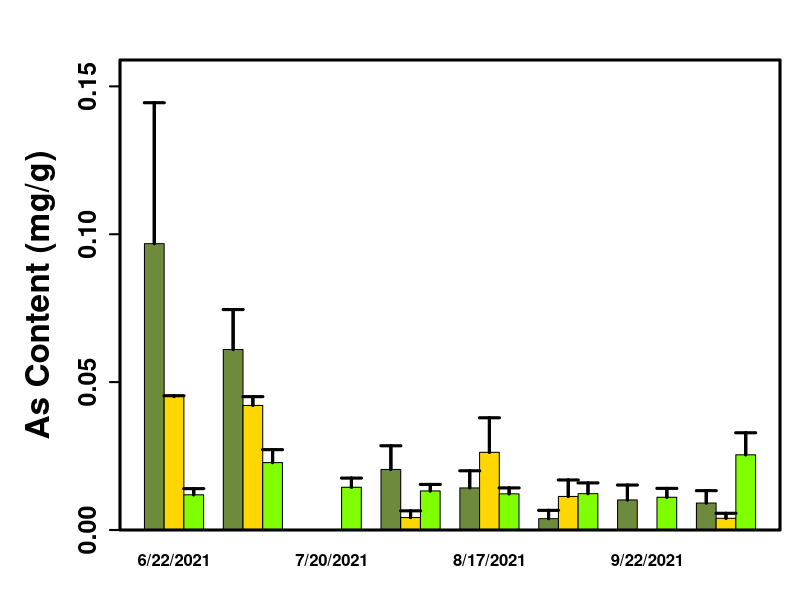

Source code (R):
library(tidyverse)
library(readr)
library(plyr)
library(dplyr)

alldata <- read.csv("2_incremental/20220313_STANDING_CROP.csv")

#alldata <- read_csv("2_incremental/20220420_STANDING_CROP_Rafa_Interpolation_Dont_Use.csv")

alldata$SAMPLING_DATE<-factor(alldata$SAMPLING_DATE,levels = c("6/22/2021", "7/7/2021", "7/20/2021", "8/3/2021", "8/17/2021","9/9/2021", "9/22/2021", "10/13/2021"), ordered=TRUE)

# Variable date to factor

dfALL <- data.frame(alldata[which(alldata$SAMPLE_DESCRIPTOR == c("EPIL","EPIP","FILA")),])

dfEPIL <- alldata[which(alldata$SAMPLE_DESCRIPTOR == "EPIL"),]

dfEPIP <- alldata[which(alldata$SAMPLE_DESCRIPTOR == "EPIP"),]

dfFILA <- alldata[which(alldata$SAMPLE_DESCRIPTOR == "FILA"),]

ssite<-"WS"

se <- function(x, ...) sqrt(var(x, ...)/length(x))

Ylabel=expression(bold("As Content (mg/g)"))

names(alldata)

n1<-13

mult=1

ALL.SUM<-data.frame(aggregate(as.numeric(dfALL[,n1]) ~ SAMPLING_DATE+SAMPLE_DESCRIPTOR, dfALL, mean))
ALL.SUM[,4]<-aggregate(as.numeric(dfALL[,n1]) ~ SAMPLING_DATE+SAMPLE_DESCRIPTOR, dfALL, se)[,3]
#ALL.SUM <- subset(ALL.SUM, SITE == ssite)
names(ALL.SUM)<-c("DATE","SAMPLE_DESCRIPTOR","MEAN.ALL","STDER.ALL")
ALL.SUM[,5]<--2
ALL.SUM[,c(3,4)]<-ALL.SUM[,c(3,4)]*mult 

ALL.SUM[is.na(ALL.SUM)] <- 0

ALL.SUM[ALL.SUM < 0] <- 0


aty <- seq(0, max(ALL.SUM$MEAN.ALL, na.rm=TRUE), length.out=5)

names(ALL.SUM)

dev.new()

par(mar=c(3.5,6,3,1))


tabbedMeans <- tapply(ALL.SUM$MEAN.ALL, list(ALL.SUM$SAMPLE_DESCRIPTOR,
                                             ALL.SUM$DATE),
                      function(x) c(x = x))
tabbedSE <- tapply(ALL.SUM$STDER.ALL, list(ALL.SUM$SAMPLE_DESCRIPTOR,
                                           ALL.SUM$DATE),
                   function(x) c(x = x))

barCenters <- barplot(MEAN.ALL ~ SAMPLE_DESCRIPTOR+DATE, data = ALL.SUM, 
                      beside = TRUE, 
                      ylim = c(0, max(ALL.SUM$MEAN.ALL+ALL.SUM$STDER.ALL, na.rm=T)*1.1),
                      xlab="",
                      ylab=Ylabel,
                      cex.lab=2,
                      cex.axis=1.5,
                      col=c(colors()[89],"gold" , "chartreuse"),
                      font=2,
                      lwd=2
)

segments(barCenters, tabbedMeans, barCenters,
         tabbedMeans + tabbedSE, lwd = 3)

arrows(barCenters, tabbedMeans, barCenters,
       tabbedMeans + tabbedSE, lwd = 3, angle = 90,
       code = 2, length = 0.1)

box(lwd=3)















